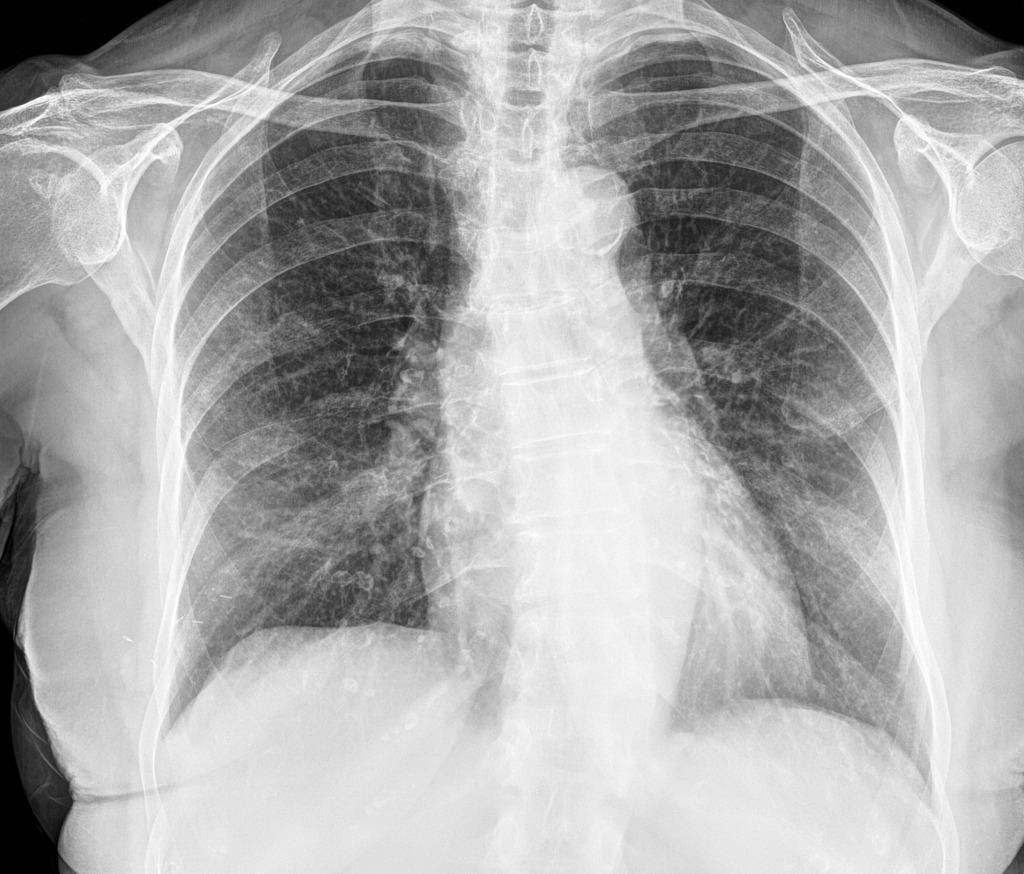
#> input picture data/images/covid19.jpeg, 1024 x 874 px
$ python main.py
#> lines starting #> are read from the running program, lines starting #| are printed output that depends on the picture; after the words box and inside, x2 and y2 are one past the last pixel; in counts of white or black regions, pixels touching at a corner belong together
### bin/classes/image_process.py
import cv2
import numpy as np
import imutils


class ImageProcess:

    @staticmethod
    def color_seg(choice, path):
        if choice == 'white':
            lower_hue = np.array([0, 0, 0])
            upper_hue = np.array([0, 0, 255])
        elif choice == 'black':
            lower_hue = np.array([0, 0, 0])
            upper_hue = np.array([120, 120, 120])
        return lower_hue, upper_hue

    @staticmethod
    def image_edge(path_in, path_out):
        # Take each frame
        frame = cv2.imread(path_in)
        # frame = cv2.imread('images/road_1.jpg')

        frame = imutils.resize(frame, height=300)
        chosen_color = 'black'

        # Convert BGR to HSV
        hsv = cv2.cvtColor(frame, cv2.COLOR_BGR2HSV)

        # define range of a color in HSV
        lower_hue, upper_hue = ImageProcess.color_seg(chosen_color, path_in)

        # Threshold the HSV image to get only blue colors
        mask = cv2.inRange(hsv, lower_hue, upper_hue)

        result_path = path_out + "stage_2.png"
        cv2.imwrite(result_path, mask)
        return result_path

    @staticmethod
    def convert_black_to_transparent(input_path, output_path):
        # Input image
        input = cv2.imread(input_path, cv2.IMREAD_COLOR)

        # Convert to RGB with alpha channel
        output = cv2.cvtColor(input, cv2.COLOR_BGR2RGBA)

        # Color to make transparent
        col = (0, 0, 0)

        # Color tolerance
        tol = (220, 220, 220)

        # Temporary array (subtract color)
        temp = np.subtract(input, col)

        # Tolerance mask
        mask = (np.abs(temp) <= tol)
        mask = (mask[:, :, 0] & mask[:, :, 1] & mask[:, :, 2])

        # Generate alpha channel
        temp[temp < 0] = 0  # Remove negative values
        alpha = (temp[:, :, 0] + temp[:, :, 1] + temp[:, :, 2]) / 3  # Generate mean gradient over all channels
        alpha[mask] = alpha[mask] / np.max(alpha[mask]) * 255  # Gradual transparency within tolerance mask
        alpha[~mask] = 255  # No transparency outside tolerance mask

        # Set alpha channel in output
        output[:, :, 3] = alpha

        # Output images
        cv2.imwrite(output_path + 'input.png', alpha)
        result_path = output_path + 'stage_1.png'
        cv2.imwrite(result_path, output)
        return result_path

    @staticmethod
    def get_lung_contours(file_in, file_out):
        # == Parameters =======================================================================
        BLUR = 15
        lung_info = []

        # -- Read image -----------------------------------------------------------------------
        img = cv2.imread(file_in)

        # -- Find contours in edges, sort by area ---------------------------------------------
        contour_info = []

        image = cv2.cvtColor(img, cv2.COLOR_BGR2GRAY)
        contours, _ = cv2.findContours(image, cv2.RETR_LIST, cv2.CHAIN_APPROX_NONE)

        for c in contours:
            contour_info.append((
                c,
                cv2.isContourConvex(c),
                cv2.contourArea(c),
            ))
        contour_info = sorted(contour_info, key=lambda c: c[2], reverse=True)
        # -- Create empty mask, draw filled polygon on it corresponding to largest contour ----
        # Mask is black, polygon is white
        dimensions = img.shape
        for index, contour in enumerate(contour_info[0:2]):
            contour_center = ImageProcess.get_contour_position(contour[0])
            lung_side = "left" if contour_center["x"] < dimensions[1]/2 else "right"

            mask = np.zeros(img.shape)
            cv2.fillConvexPoly(mask, contour[0], (255))

            # -- Smooth mask, then blur it --------------------------------------------------------
            mask = cv2.GaussianBlur(mask, (BLUR, BLUR), 0)

            # -- Blend masked img into MASK_COLOR background --------------------------------------
            img = img.astype('float32') / 255.0  # for easy blending

            cv2.drawContours(img, contours, -1, (0, 255, 0), 3)
            cv2.imwrite(file_out + "stage_4.png", img * 255)
            lung_image_path = file_out + "stage_5_" + lung_side + ".png"
            cv2.imwrite(lung_image_path, mask)

            lung_info.append({
                "image_path": lung_image_path,
                "side": lung_side,
                "area": contour[2],
                "x_center": contour_center["x"],
                "y_center": contour_center["y"],
            })
        return lung_info

    @staticmethod
    def get_contour_position(c):
        m = cv2.moments(c)
        x = int(m["m10"] / m["m00"])
        y = int(m["m01"] / m["m00"])
        return {"x": x, "y": y}

    @staticmethod
    def add_lung_damage(lungs_info):
        lungs_info_with_damage = []

        normal_left_lung_area = 12000
        normal_right_lung_area = 10500

        for lung_info in lungs_info:
            if lung_info['side'] == 'left':
                lung_info['damage_percent'] = "%.2f" % (100 - (lung_info['area']/normal_left_lung_area) * 100)
            elif lung_info['side'] == 'right':
                lung_info['damage_percent'] = "%.2f" % (100 - (lung_info['area'] / normal_right_lung_area) * 100)
            if float(lung_info['damage_percent']) < 0 or float(lung_info['damage_percent'])>100:
                lung_info['damage_percent'] = "0.00"
            lungs_info_with_damage.append(lung_info)

        return lungs_info_with_damage

    @staticmethod
    def add_damage_percent(lung_info):
        image = cv2.imread(lung_info['image_path'])
        cv2.putText(image, "dommage : ",
                    (lung_info['x_center'] - 60, lung_info['y_center'] - 20),
                    cv2.FONT_HERSHEY_SIMPLEX, 0.5, (16, 16, 238), 2)

        cv2.putText(image, str(lung_info['damage_percent']) + "%",
                    (lung_info['x_center'] - 45, lung_info['y_center']),
                    cv2.FONT_HERSHEY_SIMPLEX, 0.5, (16, 16, 238), 2)
        cv2.imwrite(lung_info['image_path'], image)

### bin/main.py
"""
Name : image_process.py.py
Author : OBR01
contact : oussama.brich@gmail.com
Time    : 20/11/2020 23:45
Desc:
"""

from bin.classes.image_process import ImageProcess

IMAGE_OUTPUT_PATH = '../data/result/'

if __name__ == '__main__':
    IMAGE_PATH = input("Entrez le chemin de l'image rayon X : ")
#> the answer given: ../data/images/covid19.jpeg

    result_path = ImageProcess.image_edge(IMAGE_PATH, IMAGE_OUTPUT_PATH)
#> in image_edge, frame is the input picture: shape (874, 1024, 3); min 0, max 255, mean 171.9
#> in image_edge, `hsv = cv2.cvtColor(frame, cv2.COLOR_BGR2HSV)`: hsv: shape (300, 351, 3); mean H, S, V 0, 0, 171.9
#> in image_edge, `mask = cv2.inRange(hsv, lower_hue, upper_hue)`:
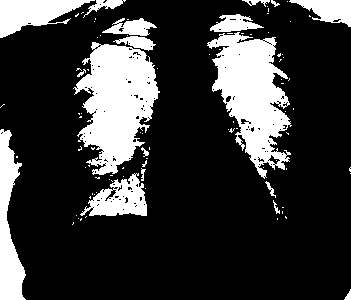
#> mask: shape (300, 351); 21.7% white; 94 white regions (76 under 20 px), largest, box (x1, y1, x2, y2) and area: (73, 42, 160, 175) 7018, (207, 32, 292, 179) 6580, (0, 129, 26, 300) 2535
    output_path = ImageProcess.convert_black_to_transparent(IMAGE_PATH, IMAGE_OUTPUT_PATH)
#> in convert_black_to_transparent, `mask = (np.abs(temp) <= tol)`: mask: shape (874, 1024, 3) bool; 71.2% white; 1322 black regions (1251 under 20 px), largest, box (x1, y1, x2, y2) and area: (44, 44, 1013, 874) 247111, (455, 21, 512, 111) 1672, (542, 24, 598, 65) 795
#> in convert_black_to_transparent, `alpha[~mask] = 255`:
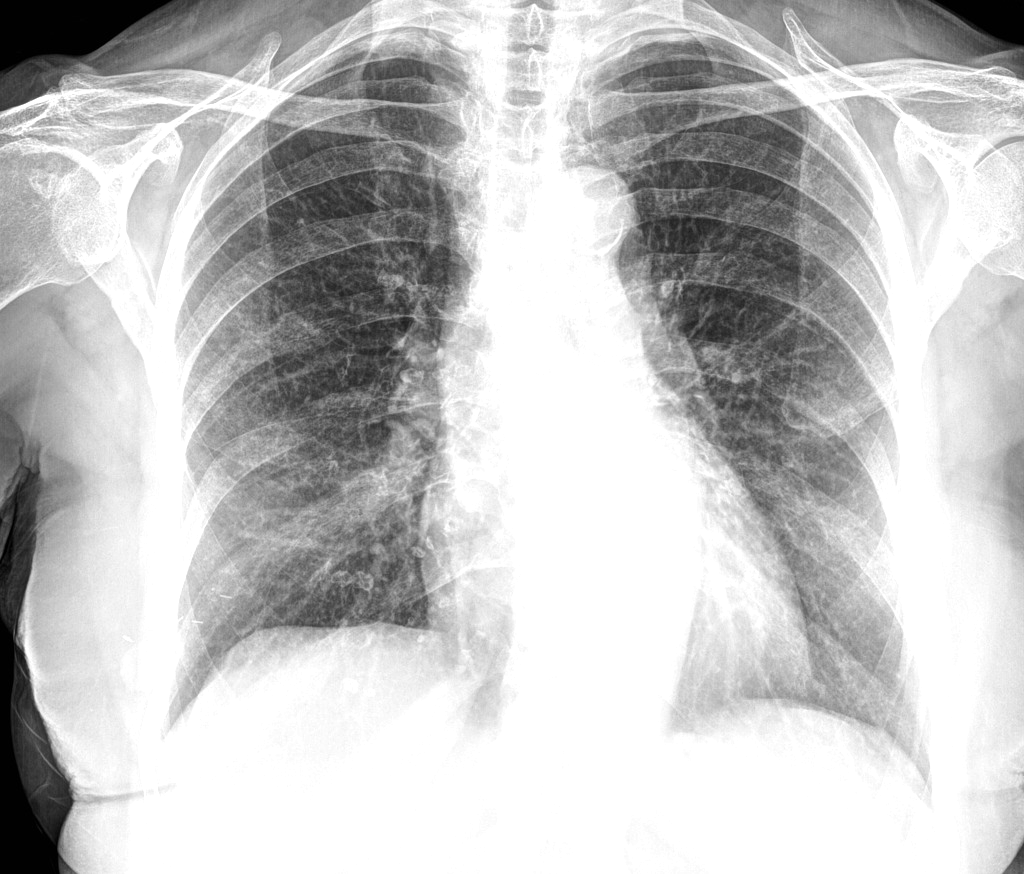
#> alpha: shape (874, 1024) float64; min 0, max 255, mean 195.6
#> in convert_black_to_transparent, `output[:, :, 3] = alpha`:
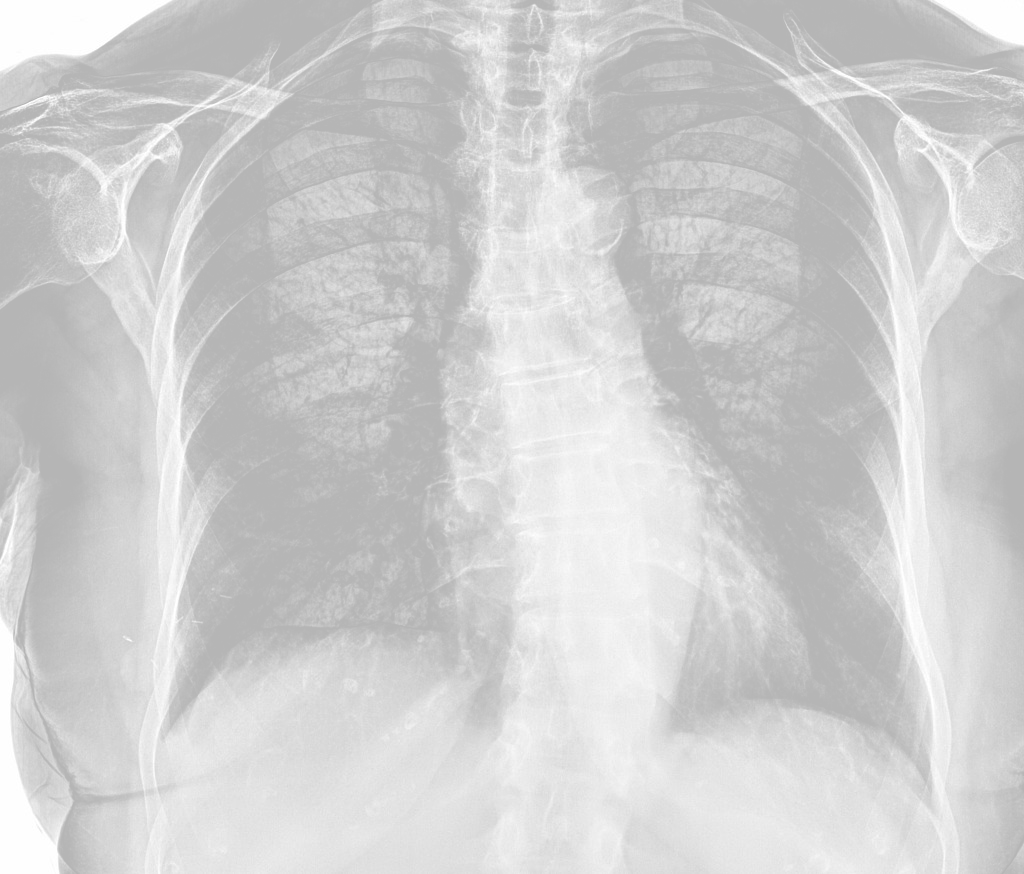
#> output: shape (874, 1024, 4); mean R, G, B, A 171.9, 171.9, 171.9, 195.3; transparent parts drawn white
    lungs_info = ImageProcess.get_lung_contours(result_path, IMAGE_OUTPUT_PATH)
#> in get_lung_contours, `img = cv2.imread(file_in)`: img: shape (300, 351, 3); 21.7% white; 94 white regions (76 under 20 px)
#> in get_lung_contours, `contours, _ = cv2.findContours(image, cv2.RETR_LIST, cv2.CHAIN_APPROX_..`: contours = 257 contours, 237 with area under 20; largest, box (x1, y1, x2, y2) and area: (73, 42, 160, 175) 6830, (207, 32, 292, 179) 6421, (0, 129, 26, 300) 2344, (0, 0, 95, 38) 1806, (80, 173, 147, 216) 1577
#> the loop in get_lung_contours, `for c in contours:` made 257 passes
#> c on passes 2 to 4: [[73, 222], [73, 223], [72, 224], [73, 223]], [[277, 218], [277, 219]], [[81, 218], [80, 219], [80, 220], [81, 219]]
#> after the loop in get_lung_contours, `for c in contours:`: contour_info = 257 items
#> the loop in get_lung_contours, `for index, contour in enumerate(contour_info[0:2]):` made 2 passes
#> (x in get_contour_position, y in get_contour_position, lung_side, lung_image_path) on passes 1 to 2: (116, 101, 'left', '../data/result/stage_5_left.png'), (252, 94, 'right', '../data/result/stage_5_right.png')
#> pass 1, in get_lung_contours, `cv2.imwrite(file_out + "stage_4.png", img * 255)`:
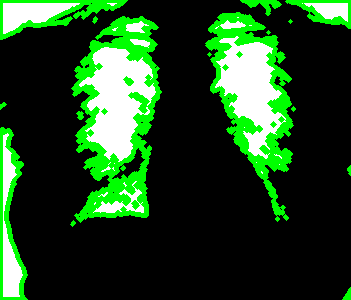
#> saved as stage_4.png: shape (300, 351, 3); mean B, G, R 31.7, 70.6, 31.7
#> after the loop in get_lung_contours, `for index, contour in enumerate(contour_info[0:2]):`:
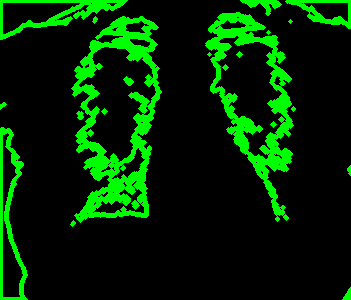
#> img: shape (300, 351, 3) float32; mean B, G, R 0, 38.9, 0
#> after the loop in get_lung_contours, `for index, contour in enumerate(contour_info[0:2]):`:
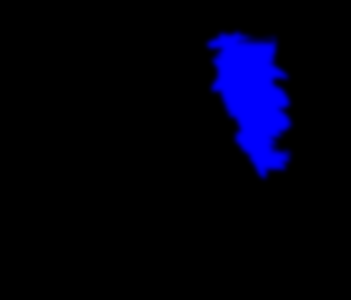
#> mask: shape (300, 351, 3) float64; mean B, G, R 16.8, 0, 0; drawn with min black and max white
#> after the loop in get_lung_contours, `for index, contour in enumerate(contour_info[0:2]):`: lung_info = 2 items
#> lungs_info = 2 items
    lungs_info = ImageProcess.add_lung_damage(lungs_info)
#> the loop in add_lung_damage, `for lung_info in lungs_info:` made 2 passes
    for lung_info in lungs_info:
        ImageProcess.add_damage_percent(lung_info)
#> in add_damage_percent, `cv2.putText(image, str(lung_info['damage_percent']) + "%", (lung_info[..`:
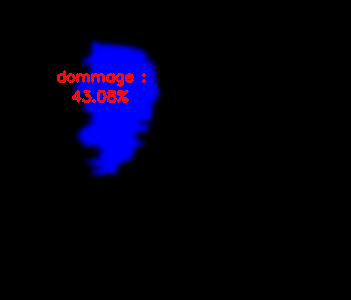
#> image: shape (300, 351, 3); mean B, G, R 16, 0.2, 2.3
        print("----------------------------------------------")
        print("Chemin d'image : " + lung_info['image_path'])
#| Chemin d'image : ../data/result/stage_5_left.png
        print("Coté de poumon : " + lung_info['side'])
#| Coté de poumon : left
        print("Surface : " + str(lung_info['area']))
#| Surface : 6830.0
        print("Centre de poumon : (" + str(lung_info['x_center']) + "," + str(lung_info['y_center']) + ")")
#| Centre de poumon : (116,101)
        print("Dommage : " + str(lung_info['damage_percent']))
#| Dommage : 43.08
        print("----------------------------------------------")
